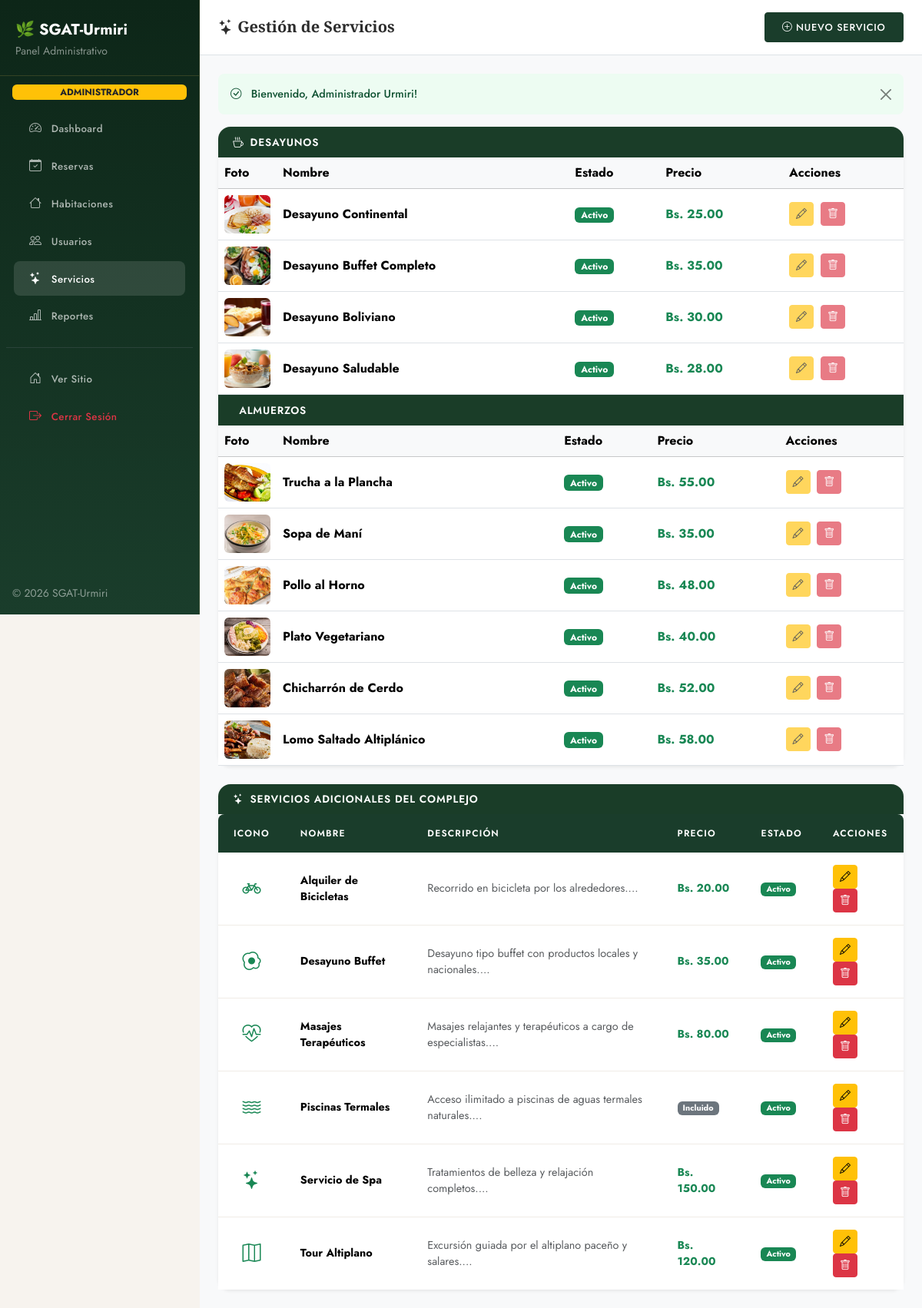
The page /views/admin/servicios.php (signed in) on the database its author committed.
### tables this page shows
CREATE TABLE servicios (
    id INT AUTO_INCREMENT PRIMARY KEY,
    nombre VARCHAR(100) NOT NULL,
    descripcion TEXT,
    precio DECIMAL(10,2) DEFAULT 0.00,
    icono VARCHAR(50) DEFAULT 'bi-star',
    activo TINYINT(1) DEFAULT 1,
    created_at TIMESTAMP DEFAULT CURRENT_TIMESTAMP
);

### config/helpers.php (called while the page is built, shortened)
<?php
function sanitize(string $val): string {
    return htmlspecialchars(trim($val), ENT_QUOTES, 'UTF-8');
}

### views/admin/servicios.php (the view, shortened to what this page needs)
<?php
require_once __DIR__ . '/../../config/helpers.php';
$db = getDB();
$servicios = $db->query("SELECT * FROM servicios ORDER BY nombre")->fetchAll();
$desayunos = [
  ['id'=>'d1','nombre'=>'Desayuno Continental',    'precio'=>25,'calorias'=>'~420 kcal','tag'=>'Clásico',   'desc'=>'Pan fresco, mermelada, mantequilla, jugo natural y té o café.'],
  ['id'=>'d2','nombre'=>'Desayuno Buffet Completo','precio'=>35,'calorias'=>'~750 kcal','tag'=>'Popular',   'desc'=>'Variedad de panes, frutas frescas, huevos a elección, embutidos, cereales, jugos y bebidas calientes.'],
  ['id'=>'d3','nombre'=>'Desayuno Boliviano',       'precio'=>30,'calorias'=>'~580 kcal','tag'=>'Tradicional','desc'=>'Api morado con pastel, buñuelos con miel, ch\'uño phuti y marraqueta.'],
  ['id'=>'d4','nombre'=>'Desayuno Saludable',       'precio'=>28,'calorias'=>'~380 kcal','tag'=>'Fit',       'desc'=>'Granola con yogur, ensalada de frutas, tostadas integrales, jugo verde y té de hierbas.'],
];
$almuerzos = [
  ['id'=>'a1','nombre'=>'Trucha a la Plancha',      'precio'=>55,'calorias'=>'~620 kcal','tag'=>'Estrella ★','desc'=>'Trucha fresca del altiplano a la plancha con papa cocida, ensalada verde y arroz.'],
  ['id'=>'a2','nombre'=>'Sopa de Maní',             'precio'=>35,'calorias'=>'~480 kcal','tag'=>'Tradicional','desc'=>'Sopa tradicional paceña con maní tostado, verduras, papa y arroz.'],
  ['id'=>'a3','nombre'=>'Pollo al Horno',           'precio'=>48,'calorias'=>'~700 kcal','tag'=>'Familiar',  'desc'=>'Pollo entero al horno con hierbas aromáticas, papas doradas, ensalada mixta y crema de ají amarillo.'],
  ['id'=>'a4','nombre'=>'Plato Vegetariano',        'precio'=>40,'calorias'=>'~420 kcal','tag'=>'Veggie',    'desc'=>'Quinoa salteada con verduras del altiplano, tofu ahumado, crema de locoto y pan integral.'],
  ['id'=>'a5','nombre'=>'Chicharrón de Cerdo',      'precio'=>52,'calorias'=>'~820 kcal','tag'=>'Clásico',   'desc'=>'Chicharrón crujiente estilo paceño con mote, llajua casera, ensalada de cebolla y maíz.'],
  ['id'=>'a6','nombre'=>'Lomo Saltado Altiplánico', 'precio'=>58,'calorias'=>'~740 kcal','tag'=>'Especial',  'desc'=>'Lomo de res salteado con tomate, cebolla, locoto, papas fritas y arroz.'],
];
?>
<!DOCTYPE html>
<html lang="es">
<head>
  <link rel="stylesheet" href="https://cdn.jsdelivr.net/npm/bootstrap@5.3.3/dist/css/bootstrap.min.css">
  <link rel="stylesheet" href="https://cdn.jsdelivr.net/npm/bootstrap-icons@1.11.3/font/bootstrap-icons.min.css">
  <link rel="stylesheet" href="<?= BASE_URL ?>assets/css/style.css">
</head>
<body>
<div class="d-flex">
  <?php include __DIR__ . '/sidebar.php'; ?>
  <div class="main-content flex-grow-1 bg-light">
    <div class="bg-white border-bottom px-4 py-3 d-flex justify-content-between align-items-center">
      <h5 class="mb-0 fw-bold"><i class="bi bi-stars"></i> Gestión de Servicios</h5>
      <button class="btn btn-primary-urmiri btn-sm" data-bs-toggle="modal" data-bs-target="#modalSrv"
              onclick="resetSrvModal()">
        <i class="bi bi-plus-circle"></i> Nuevo Servicio
      </button>
    </div>
    <div class="p-4">
      <?php include __DIR__ . '/../partials/flash.php'; ?>
      <div class="card border-0 shadow-sm rounded-4 mb-4">
        <div class="card-body p-0">
          <div class="section-header rounded-top-4">
            <i class="bi bi-cup-hot me-2"></i>Desayunos
          </div>
          <div class="table-responsive">
            <table class="table table-hover align-middle mb-0">
              <thead class="table-light">
                <tr>
                  <th style="width:70px">Foto</th>
                  <th>Nombre</th>
                  <th>Estado</th>
                  <th>Precio</th>
                  <th>Acciones</th>
                </tr>
              </thead>
              <tbody>
                <?php foreach ($desayunos as $d): ?>
                <tr>
                  <td>
                    <img src="<?= BASE_URL ?>uploads/menu/<?= $d['id'] ?>.jpg"
                         class="menu-img"
                         onerror="this.style.display='none';this.nextElementSibling.style.display='flex';"
                         alt="<?= $d['nombre'] ?>">
                  </td>
                  <td><strong><?= sanitize($d['nombre']) ?></strong></td>
                  <td><span class="badge bg-success">Activo</span></td>
                  <td><span class="fw-bold text-success">Bs. <?= number_format($d['precio'],2) ?></span></td>
                  <td>
                    <button class="btn btn-warning btn-sm me-1" disabled title="Editar"><i class="bi bi-pencil"></i></button>
                    <button class="btn btn-danger btn-sm" disabled title="Eliminar"><i class="bi bi-trash"></i></button>
                  </td>
                </tr>
                <?php endforeach; ?>
              </tbody>
            </table>
          </div>
          <div class="section-header mt-0">
            <i class="bi bi-bowl-hot me-2"></i>Almuerzos
          </div>
          <div class="table-responsive">
            <table class="table table-hover align-middle mb-0">
              <thead class="table-light">
                <tr>
                  <th style="width:70px">Foto</th>
                  <th>Nombre</th>
                  <th>Estado</th>
                  <th>Precio</th>
                  <th>Acciones</th>
                </tr>
              </thead>
              <tbody>
                <?php foreach ($almuerzos as $a): ?>
                <tr>
                  <td>
                    <img src="<?= BASE_URL ?>uploads/menu/<?= $a['id'] ?>.jpg"
                         class="menu-img"
                         onerror="this.style.display='none';this.nextElementSibling.style.display='flex';"
                         alt="<?= $a['nombre'] ?>">
                  </td>
                  <td><strong><?= sanitize($a['nombre']) ?></strong></td>
                  <td><span class="badge bg-success">Activo</span></td>
                  <td><span class="fw-bold text-success">Bs. <?= number_format($a['precio'],2) ?></span></td>
                  <td>
                    <button class="btn btn-warning btn-sm me-1" disabled title="Editar"><i class="bi bi-pencil"></i></button>
                    <button class="btn btn-danger btn-sm" disabled title="Eliminar"><i class="bi bi-trash"></i></button>
                  </td>
                </tr>
                <?php endforeach; ?>
              </tbody>
            </table>
          </div>
        </div>
      </div>
      <div class="card border-0 shadow-sm rounded-4">
        <div class="section-header rounded-top-4">
          <i class="bi bi-stars me-2"></i>Servicios Adicionales del Complejo
        </div>
        <div class="card-body p-0">
          <div class="table-responsive">
            <table class="table table-modern table-hover align-middle mb-0">
              <thead class="table-light">
                <tr><th>Icono</th><th>Nombre</th><th>Descripción</th><th>Precio</th><th>Estado</th><th>Acciones</th></tr>
              </thead>
              <tbody>
                <?php foreach ($servicios as $s): ?>
                <tr>
                  <td class="text-center fs-4"><i class="bi <?= sanitize($s['icono']) ?> text-success"></i></td>
                  <td><strong><?= sanitize($s['nombre']) ?></strong></td>
                  <td class="small text-muted"><?= sanitize(substr($s['descripcion'],0,60)) ?>...</td>
                  <td><?= $s['precio'] > 0 ? '<span class="fw-bold text-success">Bs. ' . number_format((float)$s['precio'],2) . '</span>' : '<span class="badge bg-secondary">Incluido</span>' ?></td>
                  <td><?= $s['activo'] ? '<span class="badge bg-success">Activo</span>' : '<span class="badge bg-secondary">Inactivo</span>' ?></td>
                  <td>
                    <a href="?editar=<?= $s['id'] ?>" class="btn btn-warning btn-sm me-1"><i class="bi bi-pencil"></i></a>
                    <a href="?del=<?= $s['id'] ?>" class="btn btn-danger btn-sm"
                       onclick="return confirm('¿Eliminar este servicio?')"><i class="bi bi-trash"></i></a>
                  </td>
                </tr>
                <?php endforeach; ?>
              </tbody>
            </table>
          </div>
        </div>
      </div>
    </div>
  </div>
</div>
</body>
</html>

### assets/css/style.css (style rules this page uses)
:root { --color-primary: #1a3d2b; --color-secondary: #4a7c59; --color-accent: #c9a84c; --color-dark: #0d2618; --color-terracotta: #b5624a; --color-cream: #f7f3ee; --color-warm-stone: #e8e0d5; --color-charcoal: #2c2c2c; --color-light-bg: #f4faf7; --font-display: 'Cormorant Garamond', Georgia, serif; --font-body: 'Jost', 'Segoe UI', sans-serif; --shadow-sm: 0 2px 12px rgba(0,0,0,0.06); --shadow-md: 0 8px 32px rgba(0,0,0,0.10); --shadow-lg: 0 20px 60px rgba(0,0,0,0.14); --radius-sm: 4px; --radius-md: 8px; --radius-lg: 16px; --radius-xl: 24px; }
*, *::before, *::after { box-sizing: border-box; }
body { font-family: var(--font-body); background: var(--color-cream); color: var(--color-charcoal); padding-top: 72px; -webkit-font-smoothing: antialiased; }
a { color: var(--color-secondary); text-decoration: none; }
h1, h2, h3, h4, h5 { font-family: var(--font-display); font-weight: 400; }
.btn-primary-urmiri { background: var(--color-primary); border-color: var(--color-primary); color: #fff; font-size: 0.8rem; font-weight: 500; letter-spacing: 0.06em; text-transform: uppercase; border-radius: var(--radius-sm); padding: 0.55rem 1.4rem; transition: all 0.25s ease; }
.main-content { margin-left: 260px; min-height: 100vh; background: #f0ece6; }
.table-modern { border-collapse: separate; border-spacing: 0; }
.table-modern thead th { background: var(--color-primary); color: #fff; border: none; font-family: var(--font-body); font-size: 0.75rem; font-weight: 600; letter-spacing: 0.1em; text-transform: uppercase; padding: 1rem 1.25rem; }
.table-modern thead th:first-child { border-radius: var(--radius-md) 0 0 0; }
.table-modern thead th:last-child { border-radius: 0 var(--radius-md) 0 0; }
.table-modern tbody td { padding: 1rem 1.25rem; border-bottom: 1px solid #f0ece6; vertical-align: middle; font-size: 0.9rem; }
.table-modern tbody tr:last-child td { border-bottom: none; }
.card { border: none; border-radius: var(--radius-lg); box-shadow: var(--shadow-sm); }

### views/admin/servicios.php (style rules this page uses)
body { padding-top:0 }
.menu-img { width:60px; height:50px; object-fit:cover; border-radius:6px; }
.section-header { background: #1a3d28; color:#fff; padding:.6rem 1.2rem; font-weight:600; font-size:.85rem; letter-spacing:.06em; text-transform:uppercase; }

### rows shown on the page
servicios: nombre "Alquiler de Bicicletas", descripcion "Recorrido en bicicleta por los alrededores.", precio "20.00", activo "Activo"
servicios: nombre "Desayuno Buffet", descripcion "Desayuno tipo buffet con productos locales y nacionales.", precio "35.00", activo "Activo"
servicios: nombre "Masajes Terapéuticos", descripcion "Masajes relajantes y terapéuticos a cargo de especialistas.", precio "80.00", activo "Activo"
servicios: nombre "Piscinas Termales", descripcion "Acceso ilimitado a piscinas de aguas termales naturales.", precio "Incluido", activo "Activo"
servicios: nombre "Servicio de Spa", descripcion "Tratamientos de belleza y relajación completos.", precio "150.00", activo "Activo"
servicios: nombre "Tour Altiplano", descripcion "Excursión guiada por el altiplano paceño y salares.", precio "120.00", activo "Activo"

### other values the page prints
$_SESSION['rol'] "ADMINISTRADOR"
$flash['msg'] "Bienvenido, Administrador Urmiri!"
$d['nombre'] "Desayuno Continental"
$d['precio'] "25.00"
$d['nombre'] "Desayuno Buffet Completo"
$d['precio'] "35.00"
$d['nombre'] "Desayuno Boliviano"
$d['precio'] "30.00"
$d['nombre'] "Desayuno Saludable"
$d['precio'] "28.00"
$a['nombre'] "Trucha a la Plancha"
$a['precio'] "55.00"
$a['nombre'] "Sopa de Maní"
$a['precio'] "35.00"
$a['nombre'] "Pollo al Horno"
